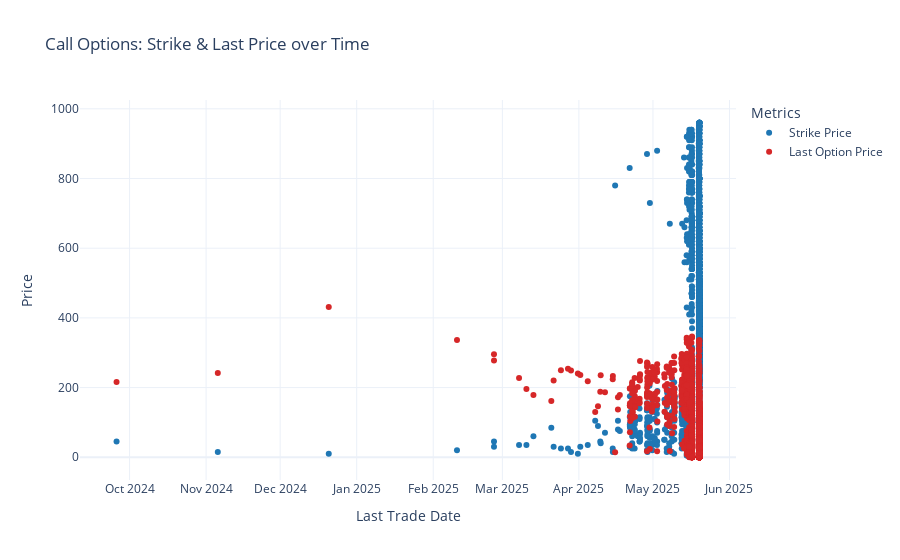

Write notebook code for a chart like this one.
### Code cell
fig = go.Figure()

# Scatter for Strike vs. Last Trade Date
fig.add_trace(go.Scatter(
    x=opts_data_c['lastTradeDate'],
    y=opts_data_c['strike'],
    mode='markers',
    name='Strike Price',
    marker=dict(color='#1f77b4', size=6),
))

# Scatter for Last Price vs. Last Trade Date
fig.add_trace(go.Scatter(
    x=opts_data_c['lastTradeDate'],
    y=opts_data_c['lastOptionPrice'],
    mode='markers',
    name='Last Option Price',
    marker=dict(color='#d62728', size=6),
))

fig.update_layout(
    title='Call Options: Strike & Last Price over Time',
    xaxis_title='Last Trade Date',
    yaxis_title='Price',
    template='plotly_white',
    legend=dict(title="Metrics"),
    height=500
)

fig.show()

### Figure 1 — Plotly figure (JSON) as saved in the notebook; plotly's stock layout.template omitted (floating-point values rounded to 4 significant figures; data arrays with more than 128 entries replaced by an {"elided": "..."} marker saying what was removed)
{"data": [{"marker": {"color": "#1f77b4", "size": 6}, "mode": "markers", "name": "Strike Price", "type": "scatter", "x": {"elided": "2222 str values"}, "y": {"elided": "2222 float values"}}, {"marker": {"color": "#d62728", "size": 6}, "mode": "markers", "name": "Last Option Price", "type": "scatter", "x": {"elided": "2222 str values"}, "y": {"elided": "2222 float values"}}], "layout": {"autosize": true, "legend": {"title": {"text": "Metrics"}}, "title": {"text": "Call Options: Strike & Last Price over Time"}, "xaxis": {"autorange": true, "range": ["2024-09-11 07:49:55.9421", "2025-06-03 05:34:39.0579"], "title": {"text": "Last Trade Date"}, "type": "date"}, "yaxis": {"autorange": true, "range": [-67.58, 1028.0], "title": {"text": "Price"}, "type": "linear"}}}
